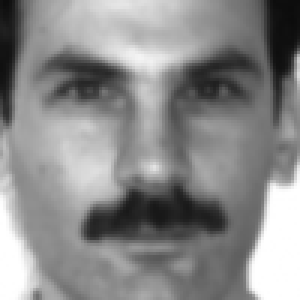
#> input picture Yale/2/s1.bmp, 100 x 100 px (shown 3 times larger)
$ python FisherFace.py
#> lines starting #> are read from the running program, lines starting #| are printed output that depends on the picture
# encoding=utf-8
import numpy as np
import cv2
import os


class FisherFace(object):
    def __init__(self, threshold, k, dsize):
        self.threshold = threshold  # 阈值，暂未使用
        self.k = k  # 指定投影w的个数
        self.dsize = dsize  # 统一尺寸大小

    def loadImg(self, fileName, dsize):
        '''
        载入图像，灰度化处理，统一尺寸，直方图均衡化
        :param fileName: 图像文件名
        :param dsize: 统一尺寸大小。元组形式
        :return: 图像矩阵
        '''
        img = cv2.imread(fileName)
        retImg = cv2.resize(img, dsize)
        retImg = cv2.cvtColor(retImg, cv2.COLOR_RGB2GRAY)
        retImg = cv2.equalizeHist(retImg)
        # cv2.imshow('img',retImg)
        # cv2.waitKey()
        return retImg

    def createImgMat(self, dirName):
        '''
        生成图像样本矩阵，组织形式为行为属性，列为样本
        :param dirName: 包含训练数据集的图像文件夹路径
        :return: 包含样本矩阵的列表，标签列表
        '''
        dataMat = np.zeros((10, 1))
        label = []
        dataList = []
        for parent, dirnames, filenames in os.walk(dirName):
            # [4 lines of commented-out code are left out]
            for dirname in dirnames:
                for subParent, subDirName, subFilenames in os.walk(parent + '/' + dirname):
                    for index, filename in enumerate(subFilenames):
                        img = self.loadImg(subParent + '/' + filename, self.dsize)
                        tempImg = np.reshape(img, (-1, 1))
                        if index == 0:
                            dataMat = tempImg
                        else:
                            dataMat = np.column_stack((dataMat, tempImg))
                dataList.append(dataMat)
                label.append(subParent)
        return dataList, label

    def LDA(self, dataList, k):
        '''
        多分类问题的线性判别分析算法
        :param dataList: 样本矩阵列表
        :param k: 投影向量k的个数
        :return: 变换后的矩阵列表和变换矩阵
        '''
        n = dataList[0].shape[0]
        W = np.zeros((n, self.k))
        Sw = np.zeros((n, n))
        Sb = np.zeros((n, n))
        u = np.zeros((n, 1))
        N = 0
        meanList = []
        sampleNum = []

        for dataMat in dataList:
            meanMat = np.mat(np.mean(dataMat, 1)).T
            meanList.append(meanMat)
            sampleNum.append(dataMat.shape[1])

            dataMat = dataMat - meanMat
            sw = dataMat * dataMat.T
            Sw += sw
        print
        ('Sw的维度', Sw.shape)

        for index, meanMat in enumerate(meanList):
            m = sampleNum[index]
            u += m * meanMat
            N += m
        u = u / N
        print
        ('u的维度', u.shape)

        for index, meanMat in enumerate(meanList):
            m = sampleNum[index]
            sb = m * (meanMat - u) * (meanMat - u).T
            Sb += sb
        print
        ('Sb的维度', Sb.shape)

        eigVals, eigVects = np.linalg.eig(np.mat(np.linalg.inv(Sw) * Sb))
        eigValInd = np.argsort(eigVals)
        eigValInd = eigValInd[::-1]
        eigValInd = eigValInd[:k]  # 取出指定个数的前k大的特征值
        print
        ('选取的特征值', eigValInd.shape)
        eigVects = eigVects / np.linalg.norm(eigVects, axis=0)  # 归一化特征向量
        redEigVects = eigVects[:, eigValInd]
        print
        ('变换矩阵维度', redEigVects.shape)

        transMatList = []
        for dataMat in dataList:
            transMatList.append(redEigVects.T * dataMat)
        return transMatList, redEigVects

    def compare(self, dataList, testImg, label):
        '''
        比较函数，这里只是用了最简单的欧氏距离比较，还可以使用KNN等方法，如需修改修改此处即可
        :param dataList: 样本矩阵列表
        :param testImg: 测试图像矩阵，最原始形式
        :param label: 标签矩阵
        :return: 与测试图片最相近的图像文件夹，也就是类别
        '''
        testImg = cv2.resize(testImg, self.dsize)
        testImg = cv2.cvtColor(testImg, cv2.COLOR_RGB2GRAY)
        testImg = np.reshape(testImg, (-1, 1))
        transMatList, redVects = fisherface.LDA(dataList, self.k)
        testImg = redVects.T * testImg
        print
        ('检测样本变换后的维度', testImg.shape)
        disList = []
        testVec = np.reshape(testImg, (1, -1))
        sumVec = np.mat(np.zeros((self.dsize[0] * self.dsize[1], 1)))
        for transMat in transMatList:
            for sample in transMat.T:
                disList.append(np.linalg.norm(testVec - sample))
        print
        (disList)
        sortIndex = np.argsort(disList)
        return label[sortIndex[0] / 9]

    def predict(self, dirName, testFileName):
        '''
        预测函数
        :param dirName: 包含训练数据集的文件夹路径
        :param testFileName: 测试图像文件名
        :return: 预测结果
        '''
#> called with dirName = './Yale', testFileName = './Yale/2/s1.bmp'
        testImg = cv2.imread(testFileName)
#> testImg is the input picture: shape (100, 100, 3); min 12, max 255, mean 137.8
        dataMat, label = self.createImgMat(dirName)
#> in loadImg, `retImg = cv2.equalizeHist(retImg)`:
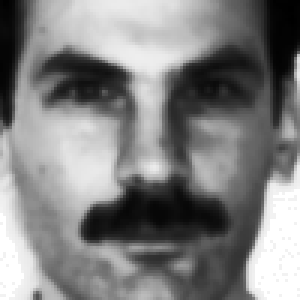
#> retImg: shape (100, 100) (shown 3 times larger); min 0, max 255, mean 128.4
#> in createImgMat, `tempImg = np.reshape(img, (-1, 1))`: tempImg = 10000 values, max 255 at index 6398, min 0 at index 296, mean 128.4
#> in createImgMat, `dataMat = tempImg`: dataMat has the same summary as tempImg
        print
        ('加载图片标签', label)
        ans = self.compare(dataMat, testImg, label)
#> in compare, `testImg = np.reshape(testImg, (-1, 1))`: testImg = 10000 values, max 255 at index 6398, min 12 at index 296, mean 137.8
        return ans


if __name__ == "__main__":
    fisherface = FisherFace(10, 20, (100, 100))
#> (the run stopped early here; a loop or call above may not have finished)
